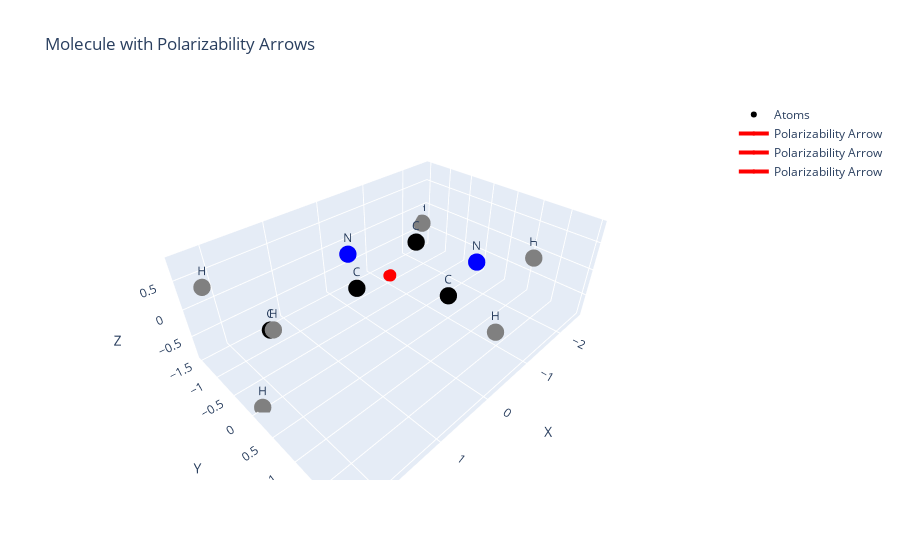

Notebook source saved alongside this figure:
### Code cell
real_part_true = sample.y[:,:3]
print(real_part_true)

visualize_polarizability(atoms, real_part_true)

real_part_predicted = y[:,:3]
print(real_part_predicted)

### Figure 1 — Plotly figure (JSON) as saved in the notebook; plotly's stock layout.template omitted (floating-point values rounded to 4 significant figures; data arrays with more than 128 entries replaced by an {"elided": "..."} marker saying what was removed)
{"data": [{"marker": {"color": ["black", "black", "black", "blue", "black", "blue", "grey", "grey", "grey", "grey", "grey", "grey"], "size": 6}, "mode": "markers+text", "name": "Atoms", "text": ["C", "C", "C", "N", "C", "N", "H", "H", "H", "H", "H", "H"], "textposition": "top center", "type": "scatter3d", "x": [1.896, 0.4064, -0.4136, -1.676, -1.595, -0.3273, 2.233, 2.319, 2.266, -0.1156, -2.539, -2.454], "y": [-0.1668, -0.1827, 0.9228, 0.4981, -0.8416, -1.299, 0.6389, 0.01237, -1.141, 1.958, 1.084, -1.484], "z": [0.1373, 0.05788, 0.06568, -0.09203, -0.2031, -0.1246, 0.8233, -0.8732, 0.52, 0.1692, -0.1311, -0.3493]}, {"colorscale": [[0, "rgb(255,245,240)"], [0.125, "rgb(254,224,210)"], [0.25, "rgb(252,187,161)"], [0.375, "rgb(252,146,114)"], [0.5, "rgb(251,106,74)"], [0.625, "rgb(239,59,44)"], [0.75, "rgb(203,24,29)"], [0.875, "rgb(165,15,21)"], [1, "rgb(103,0,13)"]], "name": "Polarizability Ellipsoid", "opacity": 0.5, "showscale": false, "type": "surface", "x": {"elided": "50x25 float values"}, "y": {"elided": "50x25 float values"}, "z": {"elided": "50x25 float values"}}, {"line": {"color": "red", "width": 4}, "marker": {"color": "red", "size": 4}, "mode": "lines+markers", "name": "Polarizability Arrow", "type": "scatter3d", "x": [-0.2778, -0.2816], "y": [-0.1627, -0.1665], "z": [-0.02656, -0.02964]}, {"line": {"color": "red", "width": 4}, "marker": {"color": "red", "size": 4}, "mode": "lines+markers", "name": "Polarizability Arrow", "type": "scatter3d", "x": [-0.2778, -0.2639], "y": [-0.1627, -0.1782], "z": [-0.02656, -0.02445]}, {"line": {"color": "red", "width": 4}, "marker": {"color": "red", "size": 4}, "mode": "lines+markers", "name": "Polarizability Arrow", "type": "scatter3d", "x": [-0.2778, -0.2829], "y": [-0.1627, -0.1658], "z": [-0.02656, -0.01627]}], "layout": {"scene": {"xaxis": {"title": {"text": "X"}}, "yaxis": {"title": {"text": "Y"}}, "zaxis": {"title": {"text": "Z"}}}, "title": {"text": "Molecule with Polarizability Arrows"}}}
